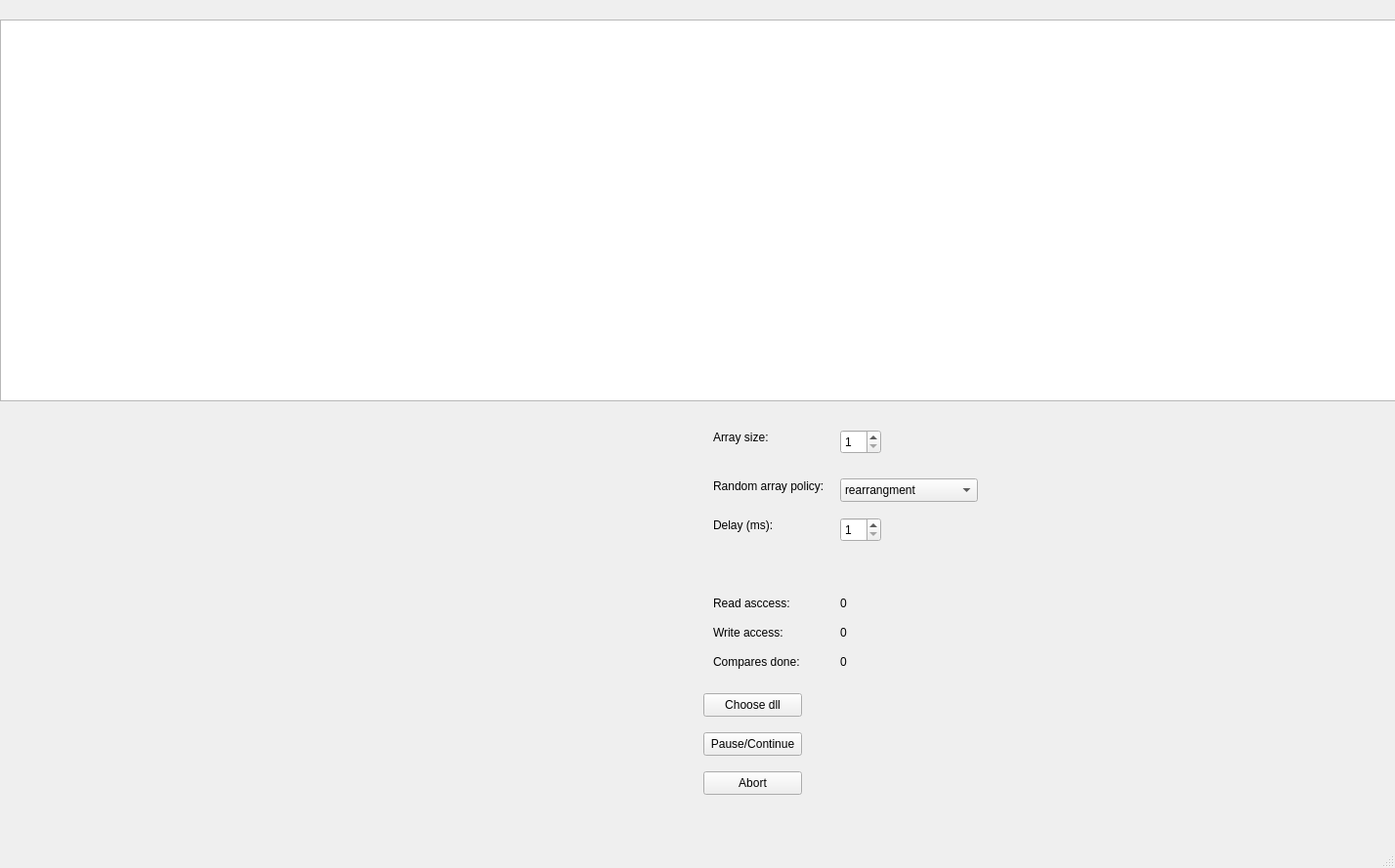
<?xml version="1.0" encoding="UTF-8"?>
<ui version="4.0">
 <class>MainWindow</class>
 <widget class="QMainWindow" name="MainWindow">
  <property name="geometry">
   <rect>
    <x>0</x>
    <y>0</y>
    <width>1428</width>
    <height>889</height>
   </rect>
  </property>
  <property name="windowTitle">
   <string>MainWindow</string>
  </property>
  <widget class="QWidget" name="centralwidget">
   <widget class="QGraphicsView" name="graphicsView">
    <property name="geometry">
     <rect>
      <x>0</x>
      <y>20</y>
      <width>1491</width>
      <height>391</height>
     </rect>
    </property>
    <property name="alignment">
     <set>Qt::AlignBottom|Qt::AlignLeading|Qt::AlignLeft</set>
    </property>
   </widget>
   <widget class="QSpinBox" name="spinBox_n">
    <property name="geometry">
     <rect>
      <x>860</x>
      <y>440</y>
      <width>42</width>
      <height>25</height>
     </rect>
    </property>
    <property name="minimum">
     <number>1</number>
    </property>
    <property name="maximum">
     <number>900</number>
    </property>
   </widget>
   <widget class="QComboBox" name="comboBox_rand">
    <property name="geometry">
     <rect>
      <x>860</x>
      <y>490</y>
      <width>141</width>
      <height>24</height>
     </rect>
    </property>
    <item>
     <property name="text">
      <string>rearrangment</string>
     </property>
    </item>
    <item>
     <property name="text">
      <string>low</string>
     </property>
    </item>
    <item>
     <property name="text">
      <string>high</string>
     </property>
    </item>
    <item>
     <property name="text">
      <string>standart</string>
     </property>
    </item>
   </widget>
   <widget class="QPushButton" name="pushButton_proc">
    <property name="geometry">
     <rect>
      <x>720</x>
      <y>710</y>
      <width>101</width>
      <height>24</height>
     </rect>
    </property>
    <property name="text">
     <string>Choose dll</string>
    </property>
   </widget>
   <widget class="QSpinBox" name="spinBox_delay">
    <property name="geometry">
     <rect>
      <x>860</x>
      <y>530</y>
      <width>42</width>
      <height>25</height>
     </rect>
    </property>
    <property name="minimum">
     <number>1</number>
    </property>
    <property name="maximum">
     <number>300</number>
    </property>
    <property name="value">
     <number>1</number>
    </property>
   </widget>
   <widget class="QPushButton" name="pushButton_pause">
    <property name="geometry">
     <rect>
      <x>720</x>
      <y>750</y>
      <width>101</width>
      <height>24</height>
     </rect>
    </property>
    <property name="text">
     <string>Pause/Continue</string>
    </property>
   </widget>
   <widget class="QPushButton" name="pushButton_abort">
    <property name="geometry">
     <rect>
      <x>720</x>
      <y>790</y>
      <width>101</width>
      <height>24</height>
     </rect>
    </property>
    <property name="text">
     <string>Abort</string>
    </property>
   </widget>
   <widget class="QLabel" name="label_read">
    <property name="geometry">
     <rect>
      <x>860</x>
      <y>610</y>
      <width>49</width>
      <height>16</height>
     </rect>
    </property>
    <property name="text">
     <string>0</string>
    </property>
   </widget>
   <widget class="QLabel" name="label_write">
    <property name="geometry">
     <rect>
      <x>860</x>
      <y>640</y>
      <width>49</width>
      <height>16</height>
     </rect>
    </property>
    <property name="text">
     <string>0</string>
    </property>
   </widget>
   <widget class="QLabel" name="label_compare">
    <property name="geometry">
     <rect>
      <x>860</x>
      <y>670</y>
      <width>49</width>
      <height>16</height>
     </rect>
    </property>
    <property name="text">
     <string>0</string>
    </property>
   </widget>
   <widget class="QLabel" name="label">
    <property name="geometry">
     <rect>
      <x>730</x>
      <y>440</y>
      <width>81</width>
      <height>16</height>
     </rect>
    </property>
    <property name="text">
     <string>Array size:</string>
    </property>
   </widget>
   <widget class="QLabel" name="label_2">
    <property name="geometry">
     <rect>
      <x>730</x>
      <y>490</y>
      <width>121</width>
      <height>16</height>
     </rect>
    </property>
    <property name="text">
     <string>Random array policy:</string>
    </property>
   </widget>
   <widget class="QLabel" name="label_3">
    <property name="geometry">
     <rect>
      <x>730</x>
      <y>530</y>
      <width>81</width>
      <height>16</height>
     </rect>
    </property>
    <property name="text">
     <string>Delay (ms):</string>
    </property>
   </widget>
   <widget class="QLabel" name="label_compare_2">
    <property name="geometry">
     <rect>
      <x>730</x>
      <y>670</y>
      <width>101</width>
      <height>16</height>
     </rect>
    </property>
    <property name="text">
     <string>Compares done:</string>
    </property>
   </widget>
   <widget class="QLabel" name="label_write_2">
    <property name="geometry">
     <rect>
      <x>730</x>
      <y>640</y>
      <width>101</width>
      <height>16</height>
     </rect>
    </property>
    <property name="text">
     <string>Write access:</string>
    </property>
   </widget>
   <widget class="QLabel" name="label_read_2">
    <property name="geometry">
     <rect>
      <x>730</x>
      <y>610</y>
      <width>91</width>
      <height>16</height>
     </rect>
    </property>
    <property name="text">
     <string>Read asccess:</string>
    </property>
   </widget>
  </widget>
  <widget class="QMenuBar" name="menubar">
   <property name="geometry">
    <rect>
     <x>0</x>
     <y>0</y>
     <width>1428</width>
     <height>21</height>
    </rect>
   </property>
  </widget>
  <widget class="QStatusBar" name="statusbar"/>
 </widget>
 <resources/>
 <connections/>
</ui>
